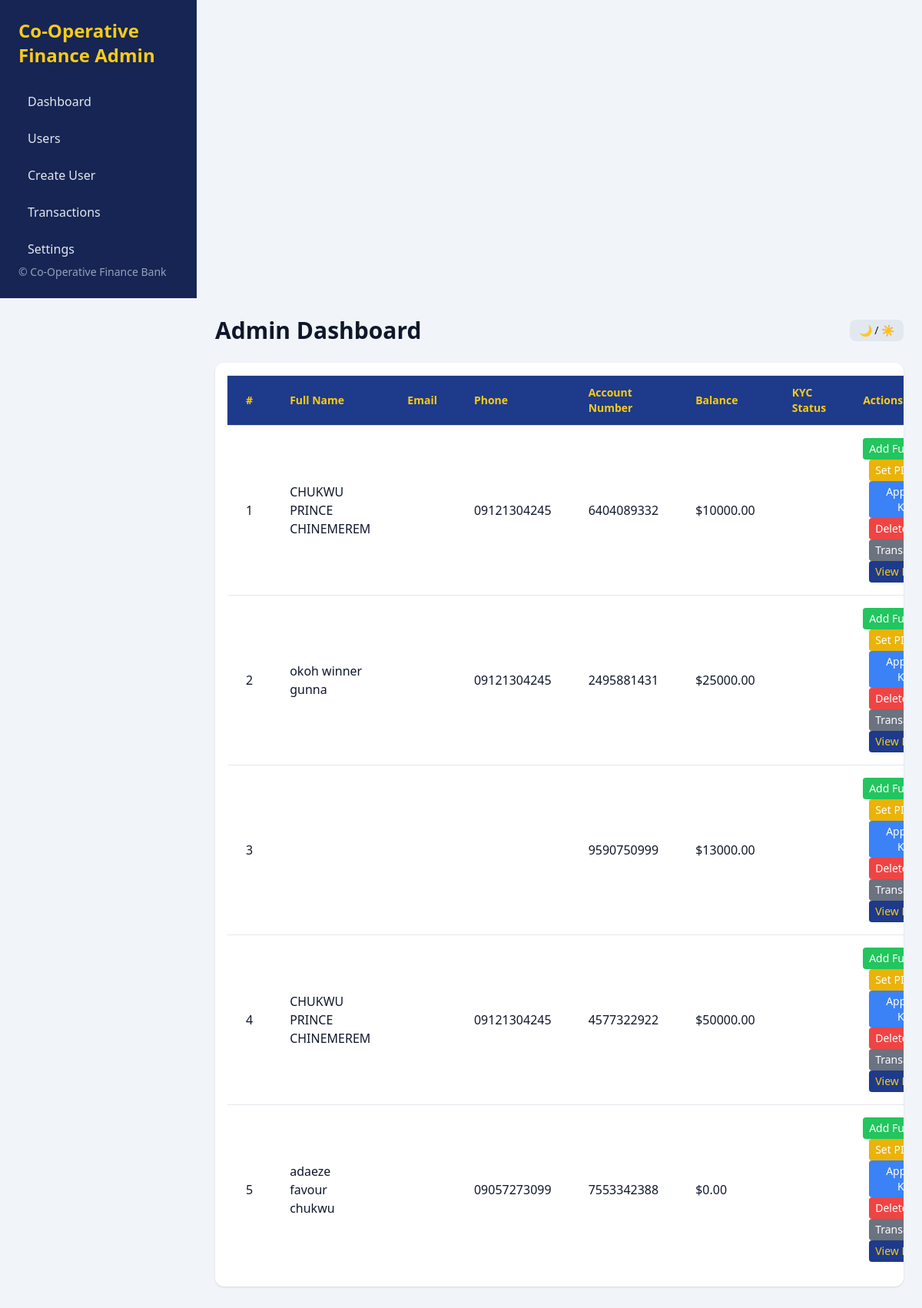
Page /admin-dashboard/ (signed in) on the earlier database version.
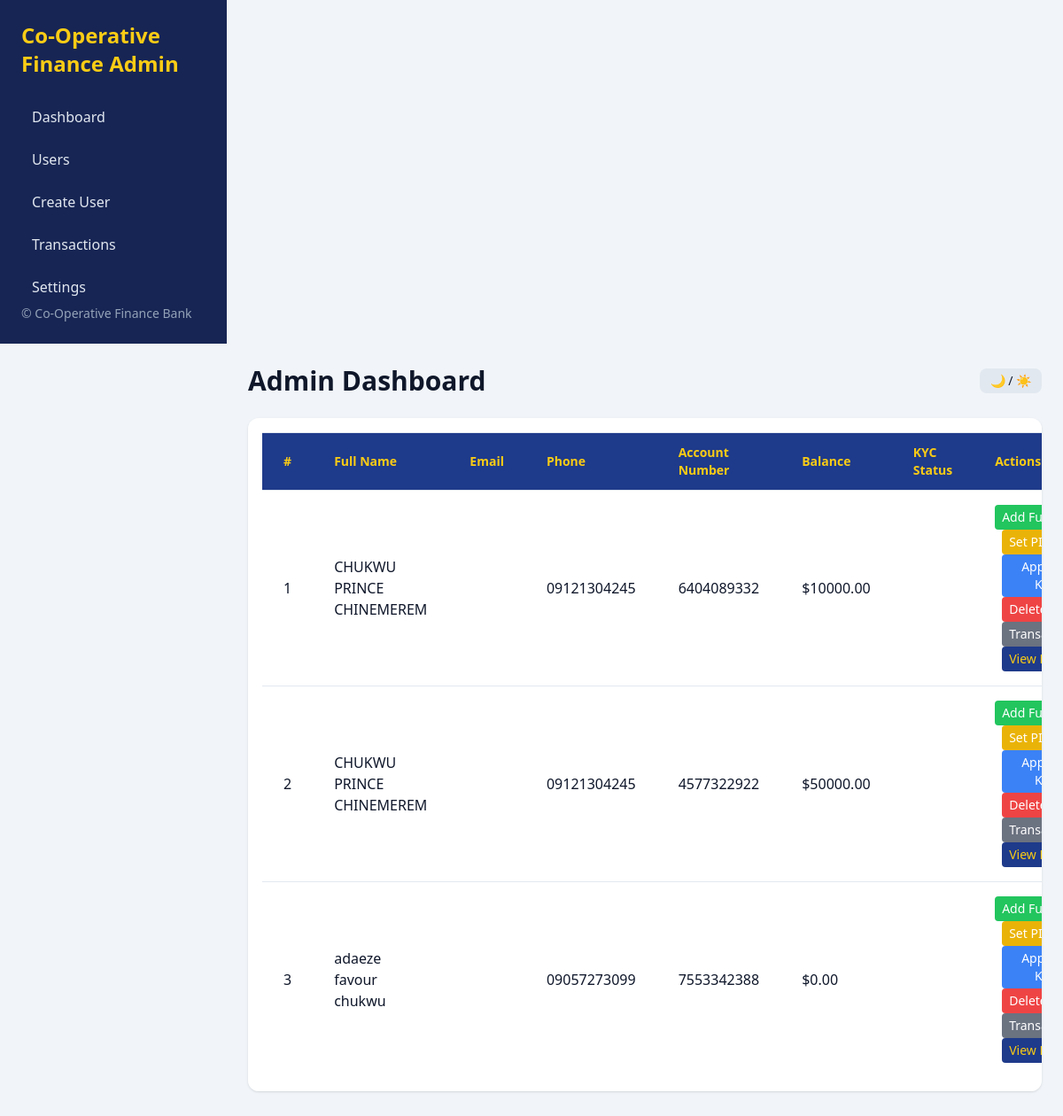
Same page on the later database version.
### core/models.py (models this page shows, shortened)
class UserProfile(models.Model):
	user = models.OneToOneField(User, on_delete=models.CASCADE)
	full_name = models.CharField(max_length=100)
	phone = models.CharField(max_length=20)
	address = models.CharField(max_length=255)
	dob = models.DateField()
	sex = models.CharField(max_length=10)
	country = models.CharField(max_length=50)
	occupation = models.CharField(max_length=50)
	passport = models.ImageField(upload_to='passports/')
	account_number = models.CharField(max_length=20, unique=True, default=generate_account_number)
	balance = models.DecimalField(max_digits=12, decimal_places=2, default=0.00)
	is_authorized = models.BooleanField(default=True)  # If False, transfers require admin approval
	pending_transfer = models.DecimalField(max_digits=12, decimal_places=2, default=0.00)  # Amount pending admin approval
	transfer_pin = models.CharField(max_length=10, blank=True, null=True)  # PIN issued by admin
	is_frozen = models.BooleanField(default=False)  # If True, account is frozen

### core/views.py (the view, shortened to what this page needs)
# urls.py: path('admin-dashboard/', views.admin_dashboard, name='admin_dashboard'),
@staff_member_required
def admin_dashboard(request):
    from django.contrib import messages
    from .models import UserProfile, Transaction, Notification
    users = UserProfile.objects.all()
    transactions = Transaction.objects.all().order_by('-timestamp')[:50]
    return render(request, 'core/admin_dashboard.html', {'users': users, 'transactions': transactions})

### core/templates/core/admin_dashboard.html (shortened to what the changed rows need)
<!DOCTYPE html>
<html lang="en" class="dark">
<head>
    <script src="https://cdn.tailwindcss.com"></script>
</head>
<body class="bg-slate-100 dark:bg-slate-900 text-slate-900 dark:text-slate-100">
<div class="min-h-screen flex flex-col">
    <aside id="adminSidebar" class="admin-sidebar w-64 bg-blue-950 text-slate-200 fixed inset-y-0 left-0 p-6 flex flex-col justify-between md:static md:transform-none md:open">
        <div>
            <h2 class="text-2xl font-bold text-yellow-400 mb-6">Co-Operative Finance Admin</h2>
        </div>
    </aside>
    <div class="flex-1 admin-main md:ml-64 p-4 md:p-6">
        <header class="flex flex-col sm:flex-row justify-between items-center mb-6 gap-2">
            <h1 class="text-2xl md:text-3xl font-bold text-center w-full md:w-auto">Admin Dashboard</h1>
        </header>
        <div id="usersTableSection" class="overflow-x-auto bg-white dark:bg-slate-800 rounded-xl shadow p-4 mb-6">
            <table class="min-w-full divide-y divide-slate-200 dark:divide-slate-700 admin-table">
                <thead>
                    <tr class="bg-blue-900 text-yellow-400">
                        <th class="px-6 py-3 text-left text-sm font-semibold">#</th>
                        <th class="px-6 py-3 text-left text-sm font-semibold">Full Name</th>
                        <th class="px-6 py-3 text-left text-sm font-semibold">Email</th>
                        <th class="px-6 py-3 text-left text-sm font-semibold">Phone</th>
                        <th class="px-6 py-3 text-left text-sm font-semibold">Account Number</th>
                        <th class="px-6 py-3 text-left text-sm font-semibold">Balance</th>
                        <th class="px-6 py-3 text-left text-sm font-semibold">KYC Status</th>
                        <th class="px-6 py-3 text-left text-sm font-semibold">Actions</th>
                    </tr>
                </thead>
                <tbody class="divide-y divide-slate-200 dark:divide-slate-700">
                    {% for user in users %}
                    <tr class="hover:bg-blue-50 dark:hover:bg-slate-700 transition">
                        <td class="px-6 py-4">{{ forloop.counter }}</td>
                        <td class="px-6 py-4">{{ user.full_name }}</td>
                        <td class="px-6 py-4">{{ user.email }}</td>
                        <td class="px-6 py-4">{{ user.phone }}</td>
                        <td class="px-6 py-4">{{ user.account_number }}</td>
                        <td class="px-6 py-4"><span id="balance-{{ forloop.counter }}" class="balance-value">${{ user.balance }}</span></td>
                        <td class="px-6 py-4">
                        </td>
                        <td class="px-6 py-4 space-x-2">
                            <button onclick="openAddFunds({{ user.id }})" class="bg-green-500 hover:bg-green-400 px-2 py-1 rounded text-white text-sm">Add Funds</button>
                            <button onclick="openSetPin({{ user.id }})" class="bg-yellow-500 hover:bg-yellow-400 px-2 py-1 rounded text-white text-sm">Set PIN</button>
                            <button onclick="approveKYC({{ forloop.counter }})" class="bg-blue-500 hover:bg-blue-400 px-2 py-1 rounded text-white text-sm">Approve KYC</button>
                            <form id="deleteUserForm-{{ user.id }}" method="post" style="display:inline;">
                                <button type="button" onclick="deleteUser({{ user.id }})" class="bg-red-500 hover:bg-red-400 px-2 py-1 rounded text-white text-sm">Delete</button>
                            </form>
                            <button onclick="toggleTxHistory({{ forloop.counter }})" class="bg-gray-500 hover:bg-gray-400 px-2 py-1 rounded text-white text-sm">Transactions</button>
                            <button onclick="openUserDetails({{ forloop.counter }})" class="bg-blue-900 hover:bg-blue-800 px-2 py-1 rounded text-yellow-400 text-sm">View Details</button>
                        </td>
                    </tr>
                    {% endfor %}
                </tbody>
            </table>
        </div>
    </div>
</div>
</body>
</html>

Differences in the rows shown:
removed UserProfile: full_name "okoh winner gunna", phone "09121304245", account_number "2495881431", balance "25000.00"
removed UserProfile: account_number "9590750999", balance "13000.00"
